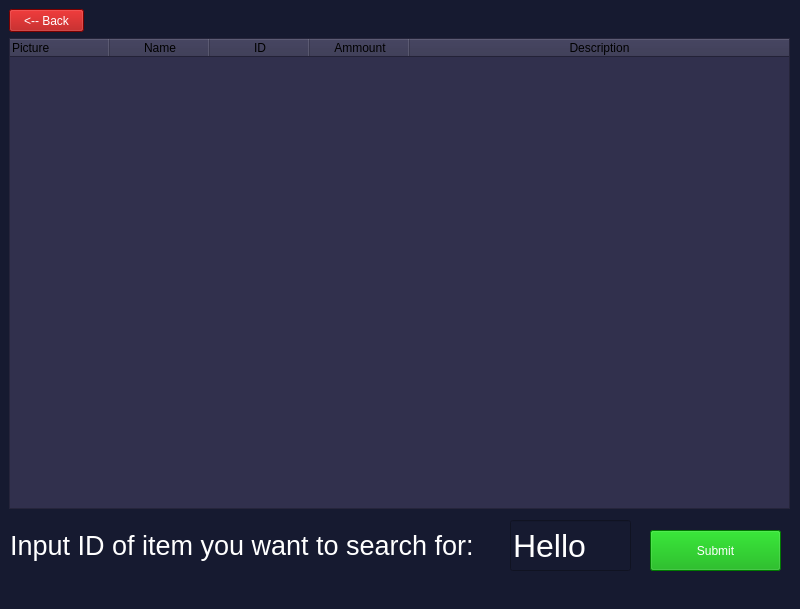
<?xml version="1.0" encoding="UTF-8"?>
<ui version="4.0">
 <class>search_screen</class>
 <widget class="QMainWindow" name="search_screen">
  <property name="geometry">
   <rect>
    <x>0</x>
    <y>0</y>
    <width>800</width>
    <height>609</height>
   </rect>
  </property>
  <property name="sizePolicy">
   <sizepolicy hsizetype="Fixed" vsizetype="Fixed">
    <horstretch>0</horstretch>
    <verstretch>0</verstretch>
   </sizepolicy>
  </property>
  <property name="font">
   <font>
    <family>Impact</family>
   </font>
  </property>
  <property name="cursor">
   <cursorShape>ArrowCursor</cursorShape>
  </property>
  <property name="windowTitle">
   <string>MainWindow</string>
  </property>
  <property name="styleSheet">
   <string notr="true">background-color: rgb(22, 26, 48);</string>
  </property>
  <widget class="QWidget" name="centralwidget">
   <widget class="QPushButton" name="back_button">
    <property name="geometry">
     <rect>
      <x>9</x>
      <y>9</y>
      <width>75</width>
      <height>23</height>
     </rect>
    </property>
    <property name="styleSheet">
     <string notr="true">color: rgb(255, 255, 255);
background-color: rgb(170, 0, 0);</string>
    </property>
    <property name="text">
     <string>&lt;-- Back</string>
    </property>
   </widget>
   <widget class="QTableWidget" name="search_table">
    <property name="geometry">
     <rect>
      <x>9</x>
      <y>38</y>
      <width>781</width>
      <height>471</height>
     </rect>
    </property>
    <property name="styleSheet">
     <string notr="true">color: rgb(255, 255, 255);
font: 13pt &quot;Arial&quot;;
background-color: rgb(49, 48, 77);


alternate-background-color: rgb(127, 255, 120);</string>
    </property>
    <property name="lineWidth">
     <number>1</number>
    </property>
    <property name="sizeAdjustPolicy">
     <enum>QAbstractScrollArea::AdjustIgnored</enum>
    </property>
    <property name="iconSize">
     <size>
      <width>50</width>
      <height>50</height>
     </size>
    </property>
    <property name="verticalScrollMode">
     <enum>QAbstractItemView::ScrollPerItem</enum>
    </property>
    <property name="showGrid">
     <bool>true</bool>
    </property>
    <property name="sortingEnabled">
     <bool>false</bool>
    </property>
    <property name="columnCount">
     <number>5</number>
    </property>
    <attribute name="horizontalHeaderCascadingSectionResizes">
     <bool>false</bool>
    </attribute>
    <attribute name="horizontalHeaderDefaultSectionSize">
     <number>100</number>
    </attribute>
    <attribute name="horizontalHeaderMinimumSectionSize">
     <number>20</number>
    </attribute>
    <attribute name="horizontalHeaderShowSortIndicator" stdset="0">
     <bool>false</bool>
    </attribute>
    <attribute name="horizontalHeaderStretchLastSection">
     <bool>true</bool>
    </attribute>
    <attribute name="verticalHeaderCascadingSectionResizes">
     <bool>false</bool>
    </attribute>
    <attribute name="verticalHeaderDefaultSectionSize">
     <number>100</number>
    </attribute>
    <attribute name="verticalHeaderMinimumSectionSize">
     <number>100</number>
    </attribute>
    <attribute name="verticalHeaderShowSortIndicator" stdset="0">
     <bool>false</bool>
    </attribute>
    <column>
     <property name="text">
      <string>Picture</string>
     </property>
     <property name="textAlignment">
      <set>AlignLeading|AlignVCenter</set>
     </property>
     <property name="foreground">
      <brush brushstyle="SolidPattern">
       <color alpha="255">
        <red>0</red>
        <green>0</green>
        <blue>0</blue>
       </color>
      </brush>
     </property>
    </column>
    <column>
     <property name="text">
      <string>Name</string>
     </property>
     <property name="foreground">
      <brush brushstyle="SolidPattern">
       <color alpha="255">
        <red>0</red>
        <green>0</green>
        <blue>0</blue>
       </color>
      </brush>
     </property>
    </column>
    <column>
     <property name="text">
      <string>ID</string>
     </property>
     <property name="foreground">
      <brush brushstyle="SolidPattern">
       <color alpha="255">
        <red>0</red>
        <green>0</green>
        <blue>0</blue>
       </color>
      </brush>
     </property>
    </column>
    <column>
     <property name="text">
      <string>Ammount</string>
     </property>
     <property name="foreground">
      <brush brushstyle="SolidPattern">
       <color alpha="255">
        <red>0</red>
        <green>0</green>
        <blue>0</blue>
       </color>
      </brush>
     </property>
    </column>
    <column>
     <property name="text">
      <string>Description</string>
     </property>
     <property name="foreground">
      <brush brushstyle="SolidPattern">
       <color alpha="255">
        <red>0</red>
        <green>0</green>
        <blue>0</blue>
       </color>
      </brush>
     </property>
    </column>
   </widget>
   <widget class="QLineEdit" name="input_id_box">
    <property name="geometry">
     <rect>
      <x>510</x>
      <y>520</y>
      <width>121</width>
      <height>51</height>
     </rect>
    </property>
    <property name="font">
     <font>
      <pointsize>24</pointsize>
     </font>
    </property>
    <property name="layoutDirection">
     <enum>Qt::LeftToRight</enum>
    </property>
    <property name="styleSheet">
     <string notr="true">color: rgb(255, 255, 255);</string>
    </property>
    <property name="text">
     <string>Hello</string>
    </property>
   </widget>
   <widget class="QLabel" name="input_item_label">
    <property name="geometry">
     <rect>
      <x>10</x>
      <y>520</y>
      <width>481</width>
      <height>51</height>
     </rect>
    </property>
    <property name="font">
     <font>
      <pointsize>20</pointsize>
     </font>
    </property>
    <property name="styleSheet">
     <string notr="true">color: rgb(255, 255, 255);</string>
    </property>
    <property name="text">
     <string>Input ID of item you want to search for:</string>
    </property>
   </widget>
   <widget class="QPushButton" name="submit_button">
    <property name="geometry">
     <rect>
      <x>650</x>
      <y>530</y>
      <width>131</width>
      <height>41</height>
     </rect>
    </property>
    <property name="styleSheet">
     <string notr="true">color: rgb(255, 255, 255);
background-color: rgb(0, 170, 0);</string>
    </property>
    <property name="text">
     <string>Submit</string>
    </property>
   </widget>
  </widget>
  <widget class="QStatusBar" name="statusbar"/>
 </widget>
 <resources/>
 <connections/>
</ui>
